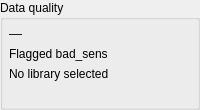
                               <widget class="QGroupBox" name="grp_dash_quality">
                                <property name="title">
                                 <string>Data quality</string>
                                </property>
                                <layout class="QVBoxLayout" name="layout_grp_dash_quality">
                                 <property name="spacing">
                                  <number>6</number>
                                 </property>
                                 <property name="leftMargin">
                                  <number>6</number>
                                 </property>
                                 <property name="topMargin">
                                  <number>6</number>
                                 </property>
                                 <property name="rightMargin">
                                  <number>6</number>
                                 </property>
                                 <property name="bottomMargin">
                                  <number>6</number>
                                 </property>
                                 <item>
                                  <widget class="QLabel" name="lbl_dash_quality_value">
                                   <property name="font">
                                    <font>
                                     <family>Segoe UI</family>
                                     <pointsize>10</pointsize>
                                     <weight>50</weight>
                                     <italic>false</italic>
                                     <bold>false</bold>
                                    </font>
                                   </property>
                                   <property name="text">
                                    <string>—</string>
                                   </property>
                                  </widget>
                                 </item>
                                 <item>
                                  <widget class="QLabel" name="lbl_dash_quality_caption">
                                   <property name="text">
                                    <string>Flagged bad_sens</string>
                                   </property>
                                  </widget>
                                 </item>
                                 <item>
                                  <widget class="QLabel" name="lbl_dash_quality_detail">
                                   <property name="text">
                                    <string>No library selected</string>
                                   </property>
                                  </widget>
                                 </item>
                                 <item>
                                  <spacer name="spacer_5">
                                   <property name="orientation">
                                    <enum>Qt::Vertical</enum>
                                   </property>
                                   <property name="sizeHint" stdset="0">
                                    <size>
                                     <width>40</width>
                                     <height>20</height>
                                    </size>
                                   </property>
                                  </spacer>
                                 </item>
                                </layout>
                               </widget>
